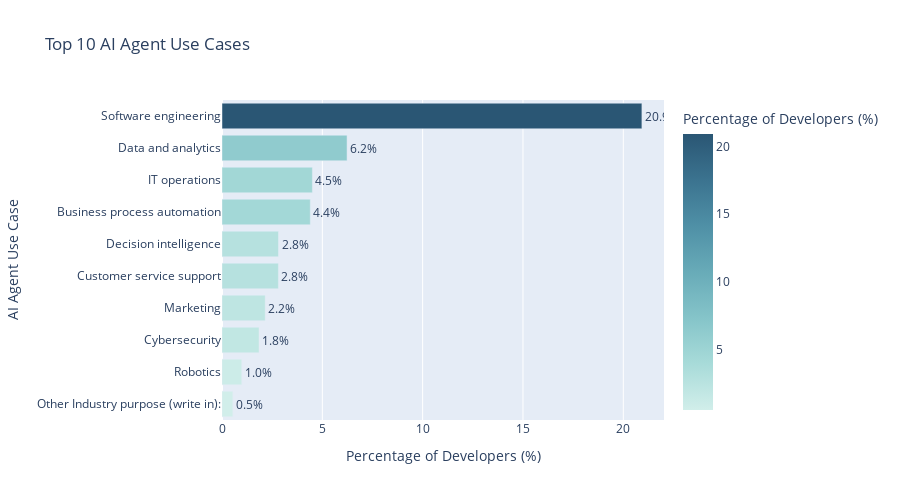

The notebook cell this image was saved under:
### Code cell
# Visualize AI Agent use cases
if 'AIAgent_Uses' in df.columns:
    use_df = pd.DataFrame([
        {'Use Case': use, 'Count': count, 'Percentage': (count/len(df))*100}
        for use, count in use_counts.most_common(10)
    ])
    
    fig = px.bar(use_df,
                 x='Percentage',
                 y='Use Case',
                 orientation='h',
                 title='Top 10 AI Agent Use Cases',
                 labels={'Percentage': 'Percentage of Developers (%)', 'Use Case': 'AI Agent Use Case'},
                 text='Percentage',
                 color='Percentage',
                 color_continuous_scale='Teal')
    
    fig.update_traces(texttemplate='%{text:.1f}%', textposition='outside')
    fig.update_layout(height=500, showlegend=False)
    fig.update_yaxes(categoryorder='total ascending')
    fig.show()

### Figure 1 — Plotly figure (JSON) as saved in the notebook; plotly's stock layout.template omitted (floating-point values rounded to 4 significant figures)
{"data": [{"hovertemplate": "Percentage of Developers (%)=%{marker.color}<br>AI Agent Use Case=%{y}<extra></extra>", "legendgroup": "", "marker": {"color": [20.93, 6.233, 4.505, 4.401, 2.816, 2.811, 2.155, 1.846, 0.986, 0.5407], "coloraxis": "coloraxis", "pattern": {"shape": ""}}, "name": "", "orientation": "h", "showlegend": false, "text": [20.93, 6.233, 4.505, 4.401, 2.816, 2.811, 2.155, 1.846, 0.986, 0.5407], "textposition": "outside", "texttemplate": "%{text:.1f}%", "type": "bar", "x": [20.93, 6.233, 4.505, 4.401, 2.816, 2.811, 2.155, 1.846, 0.986, 0.5407], "xaxis": "x", "y": ["Software engineering", "Data and analytics", "IT operations", "Business process automation", "Decision intelligence", "Customer service support", "Marketing", "Cybersecurity", "Robotics", "Other Industry purpose (write in):"], "yaxis": "y"}], "layout": {"barmode": "relative", "coloraxis": {"colorbar": {"title": {"text": "Percentage of Developers (%)"}}, "colorscale": [[0, "rgb(209, 238, 234)"], [0.1667, "rgb(168, 219, 217)"], [0.3333, "rgb(133, 196, 201)"], [0.5, "rgb(104, 171, 184)"], [0.6667, "rgb(79, 144, 166)"], [0.8333, "rgb(59, 115, 143)"], [1, "rgb(42, 86, 116)"]]}, "height": 500, "legend": {"tracegroupgap": 0}, "showlegend": false, "title": {"text": "Top 10 AI Agent Use Cases"}, "xaxis": {"anchor": "y", "domain": [0, 1], "title": {"text": "Percentage of Developers (%)"}}, "yaxis": {"anchor": "x", "categoryorder": "total ascending", "domain": [0, 1], "title": {"text": "AI Agent Use Case"}}}}
